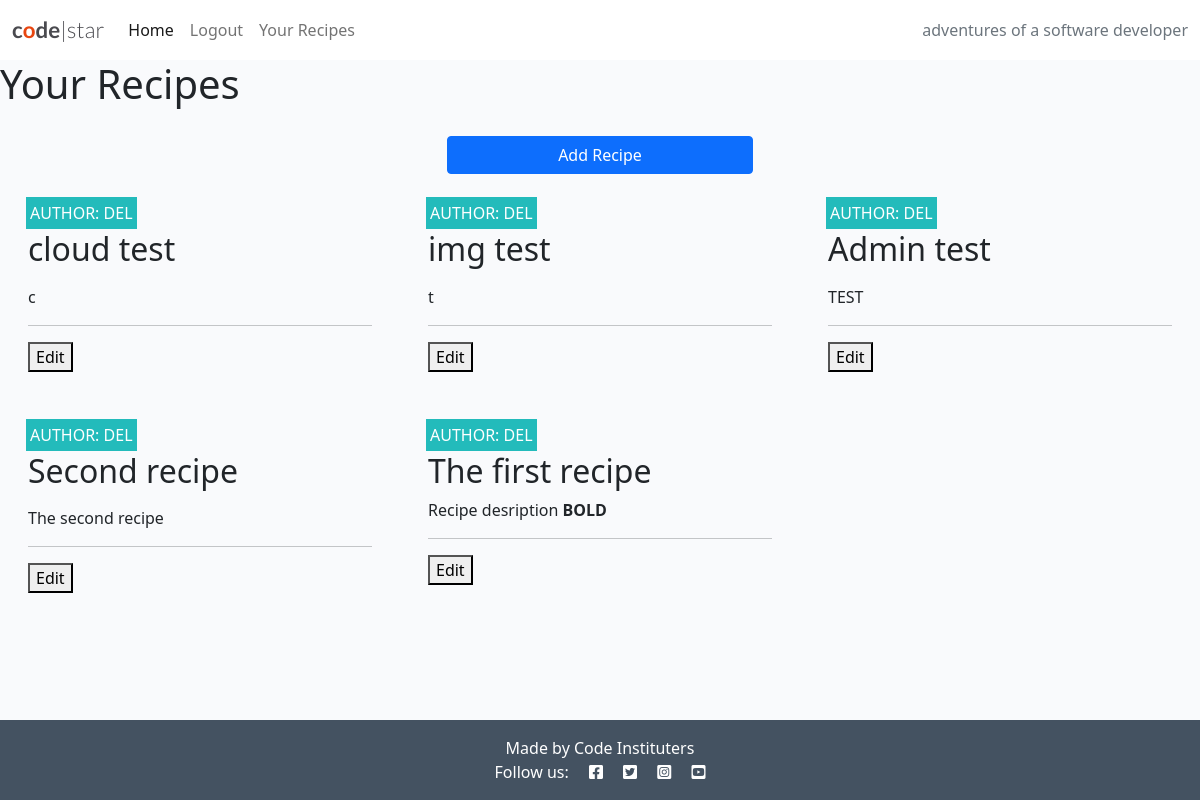
The app's page /your_recipes/ (signed in), older data.
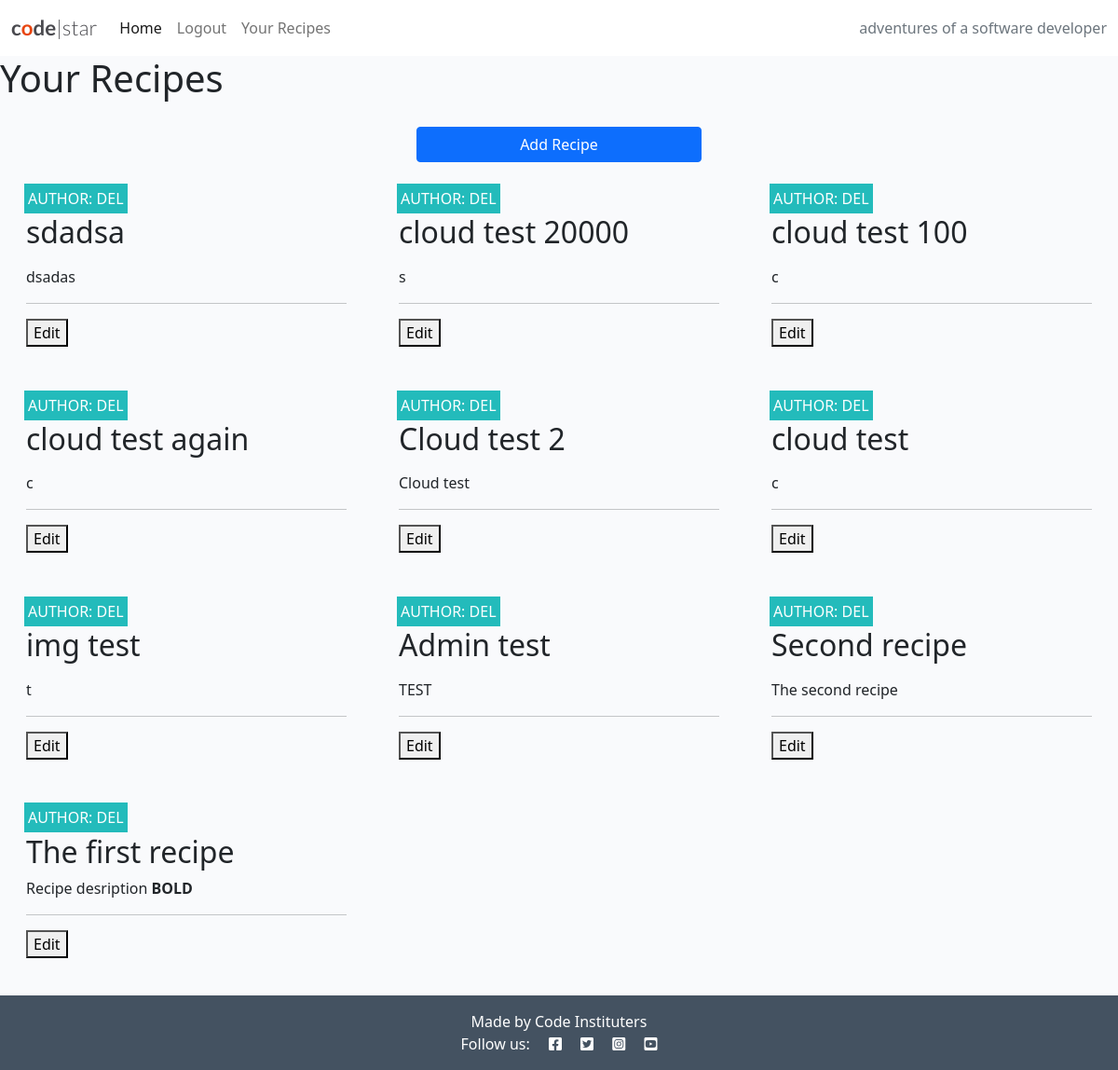
The same page, newer data.
### post/models.py (models this page shows, shortened)
class Post(models.Model):
    title = models.CharField(max_length=200, unique=True)
    slug = models.SlugField(max_length=200, unique=True)
    author = models.ForeignKey(
        User, on_delete=models.CASCADE, related_name="recipes", null=True
        )
    published_on = models.DateTimeField(auto_now=True)
    updated_on = models.DateTimeField(auto_now=True)
    description = models.TextField()
    ingredients = models.TextField()
    method = models.TextField()
    is_vegan = models.BooleanField(default=False)
    image = CloudinaryField('image', default='placeholder')
    likes = models.ManyToManyField(User, related_name='post_likes', blank=True)
    class Meta:
        ordering = ['-published_on']

### post/views.py (the view)
# urls.py: path('your_recipes/', views.UsersRecipeList.as_view(), name='your_recipes'),
class UsersRecipeList(generic.ListView):
    def get(self, request):
        posts = Post.objects.filter(author=request.user)
        paginate_by = 6
        context = {
            "posts": posts,
        }
        return render(request, 'your_recipes.html', context)

### templates/your_recipes.html (shortened to what this page needs)
{% extends "base.html" %}
{% block content %}
<h1>Your Recipes </h1>
<div  class=" row d-flex justify-content-center align-content-center "  >  <a href="{% url 'add_recipes' %}" class="btn btn-primary col-3" style="margin-top: 1.3em;">Add Recipe</a>  </div>
<div class="container-fluid">
    <div class="row">
        <div class="col-12 mt-3 left">
            <div class="row">
                {% for post in posts %}
                <div class="col-md-4">
                    <div class="card mb-4">
                        <div class="card-body">
                            <div class="image-container">
                                <div class="image-flash">
                                    <p class="author">Author: {{ post.author }}</p>
                                </div>
                            </div>
                            <h2 class="card-title">{{ post.title }}</h2>
                            <p class="card-text">{{ post.description|safe }}</p>
                            <hr />
                            <a href="{% url 'edit_recipe' post.id %}"><button>Edit</button></a>
                        </div>
                    </div>
                </div>
                {% endfor %}
            </div>
        </div>
    </div>
</div>
{% endblock %}

Row changes from the older to the newer data that the page shows:
added Post: author "DEL", title "sdadsa", description "dsadas"
added Post: author "DEL", title "cloud test 20000", description "s"
added Post: author "DEL", title "cloud test 100", description "c"
added Post: author "DEL", title "cloud test again", description "c"
added Post: author "DEL", title "Cloud test 2", description "Cloud test"
